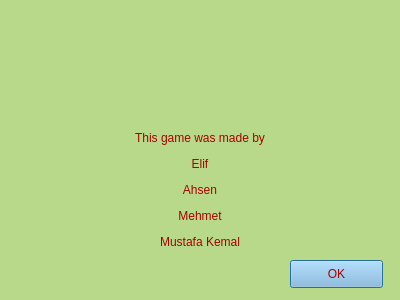
<?xml version="1.0" encoding="UTF-8"?>
<ui version="4.0">
 <class>About</class>
 <widget class="QDialog" name="About">
  <property name="geometry">
   <rect>
    <x>0</x>
    <y>0</y>
    <width>400</width>
    <height>300</height>
   </rect>
  </property>
  <property name="minimumSize">
   <size>
    <width>400</width>
    <height>300</height>
   </size>
  </property>
  <property name="maximumSize">
   <size>
    <width>400</width>
    <height>300</height>
   </size>
  </property>
  <property name="windowTitle">
   <string>About</string>
  </property>
  <widget class="QLabel" name="background">
   <property name="geometry">
    <rect>
     <x>0</x>
     <y>0</y>
     <width>400</width>
     <height>300</height>
    </rect>
   </property>
   <property name="styleSheet">
    <string notr="true">background-color:rgb(184, 217, 138);
color:rgb(170, 0, 0);</string>
   </property>
   <property name="text">
    <string>&lt;html&gt;&lt;head/&gt;&lt;body&gt;&lt;p align=&quot;center&quot;&gt;&lt;br/&gt;&lt;/p&gt;&lt;p align=&quot;center&quot;&gt;&lt;br/&gt;&lt;/p&gt;&lt;p align=&quot;center&quot;&gt;This game was made by&lt;/p&gt;&lt;p align=&quot;center&quot;&gt;Elif&lt;/p&gt;&lt;p align=&quot;center&quot;&gt;Ahsen&lt;/p&gt;&lt;p align=&quot;center&quot;&gt;Mehmet&lt;/p&gt;&lt;p align=&quot;center&quot;&gt;Mustafa Kemal&lt;/p&gt;&lt;/body&gt;&lt;/html&gt;</string>
   </property>
  </widget>
  <widget class="QLabel" name="logo">
   <property name="geometry">
    <rect>
     <x>150</x>
     <y>20</y>
     <width>101</width>
     <height>81</height>
    </rect>
   </property>
   <property name="styleSheet">
    <string notr="true">image: url(:/logo/flashcard/logo/logo2.jpeg);</string>
   </property>
   <property name="text">
    <string/>
   </property>
  </widget>
  <widget class="QPushButton" name="ok_button">
   <property name="geometry">
    <rect>
     <x>290</x>
     <y>260</y>
     <width>93</width>
     <height>28</height>
    </rect>
   </property>
   <property name="styleSheet">
    <string notr="true">QPushButton{
	background-color: rgb(135, 185, 225);
	color: rgb(170, 0, 0);
}
QPushButton::hover{
	background-color: rgb(5, 119, 161);
	color: rgb(255, 255, 255);
}
QPushButton::pressed{
	background-color: rgb(36, 83, 109);
    padding-left:5px;
	color: rgb(255, 255, 255);
    padding-top:5px;
}</string>
   </property>
   <property name="text">
    <string>OK</string>
   </property>
  </widget>
 </widget>
 <resources>
  <include location="../../pycoders/hw/Class6-Python-Module-Week9-PROJECT/FLASHCARDS/ui/logo.qrc"/>
 </resources>
 <connections/>
</ui>
